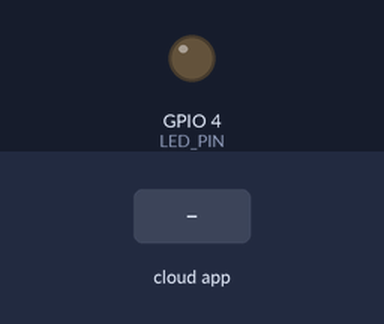
Bench run of a sketch on a simulated ESP32. Shown: output pins drawn as LEDs (lit = HIGH). The test bench sets the inputs (shaded band). WiFi joins after 1.5 s; servers stay silent unless stated; the Firebase database answers and starts empty; what the sketch prints to the serial monitor is not drawn.

Above: at 2.7 s.
2.8 s: the phone or cloud app sets led_status to ON
At 4.3 s:
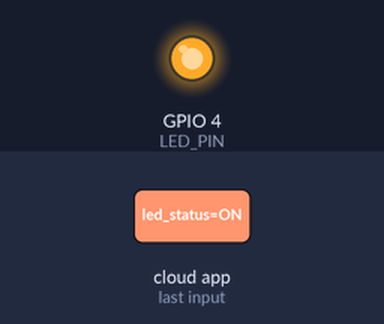
5.3 s: the phone or cloud app sets led_status to 1
7.4 s: the phone or cloud app sets led_status to true
Timing chart, 0 to 10.4 s (numbered marks = the images above; inputs shaded):
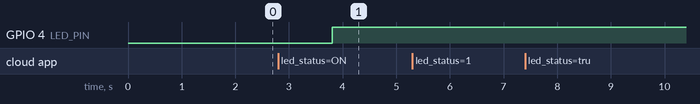

The sketch:

IoT_Switch.ino
```cpp
#include <WiFi.h>
#include <WiFiManager.h>  // https://github.com/tzapu/WiFiManager
#include <Firebase_ESP_Client.h>


// Firebase Setup
#define API_KEY "ISI_API_KEY_KAMU" //API KEY FIREBASE
#define DATABASE_URL "https://url-database-kamu.firebaseio.com/" //URL FIREBASE

#define LED_PIN 4  // GPIO4

FirebaseData fbdo;
FirebaseAuth auth;
FirebaseConfig config;

String lastStatus = "";  // Simpan status LED terakhir

void setup() {
  Serial.begin(115200);
  pinMode(LED_PIN, OUTPUT);
  digitalWrite(LED_PIN, LOW);

  // WiFiManager Setup
  WiFiManager wm;
  bool res;

  res = wm.autoConnect("ESP32_LED_Setup", "12345678");  // SSID & password AP

  if (!res) {
    Serial.println("❌ Gagal konek WiFi");
    ESP.restart(); // restart jika gagal
  } else {
    Serial.println("✅ WiFi Terhubung: " + WiFi.SSID());
  }

  // Firebase Setup
  config.api_key = API_KEY;
  config.database_url = DATABASE_URL;

  auth.user.email = "email@domain.com"; //USER_EMAIL
  auth.user.password = "password"; // USER_PASSWORD

  Firebase.begin(&config, &auth);
  Firebase.reconnectWiFi(true);

  while (!Firebase.ready()) {
    delay(100);
  }
  Serial.println("✅ Firebase Ready");
}

void loop() {
  // Baca status dari Firebase
  if (Firebase.RTDB.getString(&fbdo, "/led_status")) {
    String status = fbdo.stringData();
    if (status != lastStatus) {
      Serial.println("Status LED dari Firebase: " + status);

      if (status.equalsIgnoreCase("ON") || status == "1" || status.equalsIgnoreCase("true")) {
        digitalWrite(LED_PIN, HIGH);
        Serial.println("LED MENYALA");
      } else {
        digitalWrite(LED_PIN, LOW);
        Serial.println("LED MATI");
      }
      lastStatus = status;
    }
  } else {
    Serial.println("❌ Gagal baca data: " + fbdo.errorReason());
  }

  delay(2000);
}
```

Measured:
- after the input at 2.8 s, GPIO 4 (LED_PIN): LOW → HIGH after 1.0 s
- after the input at 5.3 s, every drawn part: stays the same
- after the input at 7.4 s, every drawn part: stays the same
